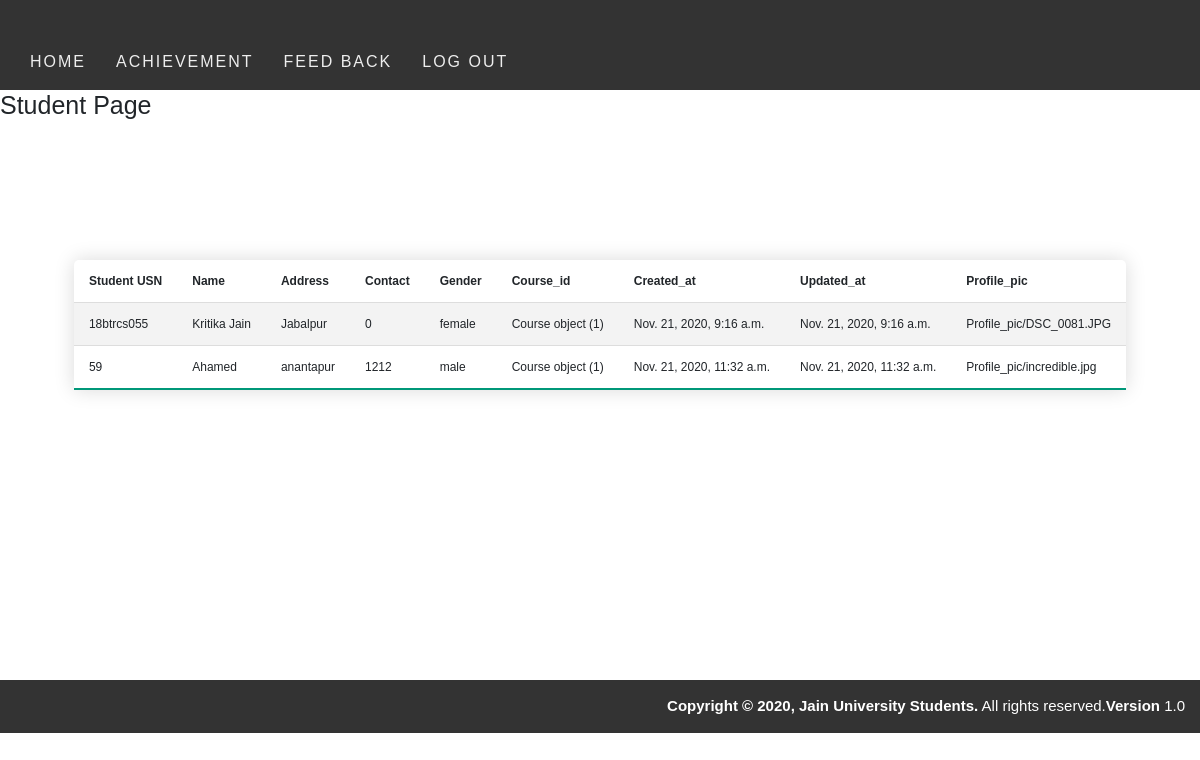
The page /student_details/ on the database its author committed.
### myapp/models.py (models this page shows)
class Student(models.Model):
    name = models.CharField(max_length=20, null=True)
    USN = models.CharField(max_length=10, primary_key=True)
    gender = models.CharField(max_length=50)
    profile_pic = models.FileField(upload_to="Profile_pic")
    address = models.TextField()
    contact = models.IntegerField()
    course_id = models.ForeignKey(Course, on_delete=models.DO_NOTHING, default=1)
    created_at = models.DateTimeField(auto_now_add=True)
    updated_at = models.DateTimeField(auto_now=True)

class Course(models.Model):
    id = models.AutoField(primary_key=True)
    course_name = models.CharField(max_length=255)
    created_at = models.DateTimeField(auto_now_add=True)
    updated_at = models.DateTimeField(auto_now=True)

### myapp/views.py (the view)
# urls.py: path('student_details/',views.details)
def details(request):
    obj = Student.objects.all()
    return render(request,'student_details.html', {'obj':obj})

### myapp/templates/student_details.html (shortened to what this page needs)
{%load static%}
<!doctype html>
<html lang="en">
  <head>
    <link rel="stylesheet" href="https://cdn.jsdelivr.net/npm/bootstrap@4.5.3/dist/css/bootstrap.min.css">
    <link href="{% static 'student.css' %}" rel="stylesheet">
  </head>
  <body>
<header>
  <div class="container1">
      <nav>
          <ul>
              <li><a href="#">Home</a></li>
              <li><a href="#">Achievement</a></li>
              <li><a href="#">Feed back</a></li>
              <li><a href="#">Log out</a></li>
          </ul>
      </nav>
  </div>
</header>
<h1>Student Page</h1>
{% if obj %}
 <table style="margin: auto;" class="content-table">
     <tr>
         <br><th>Student USN</th>
         <br><th>Name</th>
         <br><th>Address</th>
         <br><th>Contact</th>
         <br><th>Gender</th>
         <br><th>Course_id</th>
         <br><th>Created_at</th>
         <br><th>Updated_at</th>
         <br><th>Profile_pic</th>
     </tr>
 <tr>
     {% for st in obj %}
     <td>{{st.USN}}</td>
     <td>{{st.name}}</td>
     <td>{{st.address}}</td>
     <td>{{st.contact}}</td>
     <td>{{st.gender}}</td>
     <td>{{st.course_id}}</td>
     <td>{{st.created_at}}</td>
     <td>{{st.updated_at}}</td>
     <td>{{st.profile_pic}}</td>
 </tr>
     {% endfor %}
</table>
{% else %}
 <h1>No Data</h1>
{% endif %}
  </body>
  <footer class="main-footer" style="padding: 15px; background: #333; color: #fff;font-size: 15px; margin-top: 290px; text-align:right;" >
    <strong>Copyright &copy; {% now "Y" %}, Jain University Students.</strong>
    All rights reserved.
    <div class="float-right d-none d-sm-inline-block">
      <b>Version</b> 1.0
    </div>
  </footer>
</html>

### static/student.css (style rules this page uses)
* { margin: 0; padding: 0; box-sizing: border-box; }
body { background: #fff; }
html { font-size: 10px; font-family: "Roboto Cn", sans-serif; }
a { text-decoration: none; color: #eee; }
header { width: 100%; height: 90px; background: #333; background-size: cover; position: relative; overflow: hidden; }
.container1 { width: 100%; margin: 0 auto; height: 100px; text-align: center; }
nav { padding-top: 5rem; display: flex; justify-content: space-between; align-items: center; text-transform: uppercase; font-size: 1.6rem; }
nav ul { display: flex; }
nav ul li { list-style: none; transform: translateX(100rem); animation: slideIn .5s forwards; }
nav ul li:nth-child(1) { animation-delay: 0s; }
nav ul li:nth-child(2) { animation-delay: .5s; }
nav ul li:nth-child(3) { animation-delay: 1s; }
nav ul li:nth-child(4) { animation-delay: 1.5s; }
nav ul li a { padding: 1rem 0; margin: 0 3rem; position: relative; letter-spacing: 2px; }
nav ul li a:last-child { margin-right: 0; }
nav ul li a::before, nav ul li a::after { content: ''; position: absolute; width: 100%; height: 2px; background-color: crimson; left: 0; transform: scaleX(0); transition: all .5s; }
nav ul li a::before { top: 0; transform-origin: left; }
nav ul li a::after { bottom: 0; transform-origin: right; }

### myapp/templates/student_details.html (style rules this page uses)
* { font-family: sans-serif; }
.content-table { border-collapse: collapse; margin: 25px 0; font-size: 12px; min-width: 400px; border-radius: 5px 5px 0 0; overflow: hidden; box-shadow: 0 0 20px rgba(0, 0, 0, 0.15); }
.content-table th, .content-table td { padding: 12px 15px; }
.content-table tbody tr { border-bottom: 1px solid #dddddd; }
.content-table tbody tr:nth-of-type(even) { background-color: #f3f3f3; }

### rows shown on the page
Student: USN "18btrcs055", name "Kritika Jain", address "Jabalpur", contact "0", gender "female", course_id "Course object (1)", created_at "Nov. 21, 2020, 9:16 a.m.", updated_at "Nov. 21, 2020, 9:16 a.m.", profile_pic "Profile_pic/DSC_0081.JPG"
Student: USN "59", name "Ahamed", address "anantapur", contact "1212", gender "male", course_id "Course object (1)", created_at "Nov. 21, 2020, 11:32 a.m.", updated_at "Nov. 21, 2020, 11:32 a.m.", profile_pic "Profile_pic/incredible.jpg"
